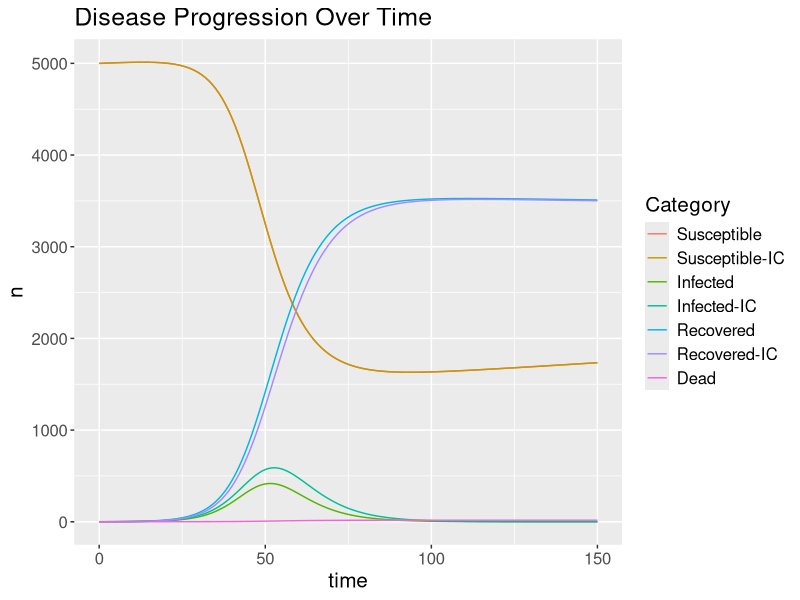

Here is the R script that generated this plot:
library(deSolve)
library(ggplot2)
library(reshape2)
#Function which contains our model
SIRfunc = function(t, x, parameters){
  #x contains each of our population groups at time t:
  S1 = x[1]
  S2 = x[2]
  I1 = x[3]
  I2 = x[4]
  R1 = x[5]
  R2 = x[6]
  D  = x[7]
  
  #Calculate each of the changes in subgroup population, then return them as a list
  with(as.list(parameters),{
    N = S1+S2+I1+I2+R1+R2+D     
    
    dS1 = b*N -beta*(I1+I2)*S1/N - delta*S1 #healthy suspt change
    dS2 = b*N -beta*(I1+I2)*S2/N - delta*S2 #immuno suspt change
    
    dI1 = beta*(I1+I2)*S1/N - gamma1*I1 - alpha1*I1 #healthy infect change
    dI2 = beta*(I1+I2)*S2/N - gamma2*I2 - alpha2*I2 #immuno infect change
    
    dR1 = gamma1*I1 - delta*R1 #healthy recov change
    dR2 = gamma2*I2 - delta*R1 #immuno recov change
    
    dD = alpha1*I1+alpha2*I2 #death change
    
    out = c(dS1,dS2,dI1,dI2,dR1,dR2,dD)
    list(out)
  })
}
#Initial Parameters
time = c(0:150)
b =0.00024 #birth rate  #.00003426
beta = .41 #infectivity
delta = .0001589 #general death rate
alpha1 = .138/365 #healthy infect death rate
alpha2 = .26/365 #immuno infect death rate
gamma1 = .2959 #healthy recov rate
gamma2 = .2 #immuno recov rate

#Starting Values
N = 10000
percent = .5 #percent immunocomp Change value here
I1_0 = 1
I2_0 = 0
R1_0 = 0
R2_0 = 0
S1_0 = N-percent*N - I1_0
S2_0 = percent*N
D_0 = 0

parameters = c(alpha1 = alpha1, alpha2 = alpha2, beta = beta, gamma1 = gamma1, gamma2 = gamma2)
initial = c(S1 = S1_0, S2 = S2_0, I1 = I1_0,I2 = I2_0, R1 = R1_0, R2 = R2_0, D = D_0)
model.out = as.data.frame(lsoda(initial, time, SIRfunc, parameters))
model.out$Itotal <- model.out$I1 + model.out$I2
head(model.out)

modelToPlot <- melt(model.out[1:8], id.vars = c("time"), variable.name = "Category", value.name = "n")
ggplot(modelToPlot, aes(x = time, y = n, color = Category)) +theme(text = element_text(size=15)) + geom_line() + ggtitle("Disease Progression Over Time") + scale_color_discrete(labels = c("Susceptible", "Susceptible-IC", "Infected","Infected-IC", "Recovered","Recovered-IC", "Dead"))
final = model.out[150,]

print(paste("Susceptible: ", (final$S1/N*100), "%"))
print(paste("Susceptible I: ", (final$S2/N*100), "%"))
print(paste("Infected: ", (final$I1/N*100), "%"))
print(paste("Infected I: ", (final$I2/N*100), "%"))
print(paste("Recovered", (final$R1/N*100),"%"))
print(paste("Recovered", (final$R2/N*100),"%"))

print(paste("Max infected: ", round(max(model.out$I1+model.out$I2)/N*100),"%"))

maxVal <- max(model.out$Itotal)/N*100

index <- which(model.out$Itotal == max(model.out$Itotal))
print(paste("Time Max infected: ", model.out$time[[53]]," days"))

print(paste("Dead: ", (final$D/N*100),"%"))
